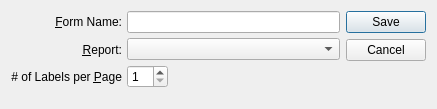
<?xml version="1.0" encoding="UTF-8"?>
<ui version="4.0">
 <comment>This file is part of the xTuple ERP: PostBooks Edition, a free and
open source Enterprise Resource Planning software suite,
Copyright (c) 1999-2019 by OpenMFG LLC, d/b/a xTuple.
It is licensed to you under the Common Public Attribution License
version 1.0, the full text of which (including xTuple-specific Exhibits)
is available at www.xtuple.com/CPAL.  By using this software, you agree
to be bound by its terms.</comment>
 <class>labelForm</class>
 <widget class="QDialog" name="labelForm">
  <property name="geometry">
   <rect>
    <x>0</x>
    <y>0</y>
    <width>437</width>
    <height>109</height>
   </rect>
  </property>
  <property name="windowTitle">
   <string>Label Form</string>
  </property>
  <layout class="QGridLayout" name="gridLayout">
   <item row="0" column="0">
    <layout class="QVBoxLayout">
     <property name="spacing">
      <number>0</number>
     </property>
     <item>
      <layout class="QHBoxLayout">
       <property name="spacing">
        <number>5</number>
       </property>
       <item>
        <layout class="QVBoxLayout">
         <item>
          <widget class="QLabel" name="_formNameLit">
           <property name="text">
            <string>&amp;Form Name:</string>
           </property>
           <property name="alignment">
            <set>Qt::AlignRight|Qt::AlignTrailing|Qt::AlignVCenter</set>
           </property>
           <property name="buddy">
            <cstring>_name</cstring>
           </property>
          </widget>
         </item>
         <item>
          <widget class="QLabel" name="_reportLit">
           <property name="text">
            <string>&amp;Report:</string>
           </property>
           <property name="alignment">
            <set>Qt::AlignRight|Qt::AlignTrailing|Qt::AlignVCenter</set>
           </property>
           <property name="buddy">
            <cstring>_report</cstring>
           </property>
          </widget>
         </item>
         <item>
          <widget class="QLabel" name="_numOfLabelsLit">
           <property name="text">
            <string># of Labels per &amp;Page</string>
           </property>
           <property name="alignment">
            <set>Qt::AlignRight|Qt::AlignTrailing|Qt::AlignVCenter</set>
           </property>
           <property name="buddy">
            <cstring>_report</cstring>
           </property>
          </widget>
         </item>
        </layout>
       </item>
       <item>
        <layout class="QVBoxLayout">
         <property name="spacing">
          <number>5</number>
         </property>
         <item>
          <widget class="XLineEdit" name="_name"/>
         </item>
         <item>
          <widget class="XComboBox" name="_report">
           <property name="type">
            <enum>XComboBox::Reports</enum>
           </property>
          </widget>
         </item>
         <item>
          <layout class="QHBoxLayout">
           <property name="spacing">
            <number>0</number>
           </property>
           <item>
            <widget class="QSpinBox" name="_labelsPerPage">
             <property name="minimum">
              <number>1</number>
             </property>
            </widget>
           </item>
           <item>
            <spacer>
             <property name="orientation">
              <enum>Qt::Horizontal</enum>
             </property>
             <property name="sizeType">
              <enum>QSizePolicy::Expanding</enum>
             </property>
             <property name="sizeHint" stdset="0">
              <size>
               <width>31</width>
               <height>10</height>
              </size>
             </property>
            </spacer>
           </item>
          </layout>
         </item>
        </layout>
       </item>
      </layout>
     </item>
     <item>
      <spacer>
       <property name="orientation">
        <enum>Qt::Vertical</enum>
       </property>
       <property name="sizeType">
        <enum>QSizePolicy::Expanding</enum>
       </property>
       <property name="sizeHint" stdset="0">
        <size>
         <width>20</width>
         <height>16</height>
        </size>
       </property>
      </spacer>
     </item>
    </layout>
   </item>
   <item row="0" column="1">
    <widget class="QDialogButtonBox" name="_buttonBox">
     <property name="orientation">
      <enum>Qt::Vertical</enum>
     </property>
     <property name="standardButtons">
      <set>QDialogButtonBox::Cancel|QDialogButtonBox::Save</set>
     </property>
    </widget>
   </item>
  </layout>
 </widget>
 <layoutdefault spacing="6" margin="11"/>
 <customwidgets>
  <customwidget>
   <class>XComboBox</class>
   <extends>QComboBox</extends>
   <header>xcombobox.h</header>
  </customwidget>
  <customwidget>
   <class>XLineEdit</class>
   <extends>QLineEdit</extends>
   <header>xlineedit.h</header>
   <container>1</container>
  </customwidget>
 </customwidgets>
 <tabstops>
  <tabstop>_name</tabstop>
  <tabstop>_report</tabstop>
  <tabstop>_labelsPerPage</tabstop>
 </tabstops>
 <resources/>
 <connections>
  <connection>
   <sender>_buttonBox</sender>
   <signal>rejected()</signal>
   <receiver>labelForm</receiver>
   <slot>reject()</slot>
   <hints>
    <hint type="sourcelabel">
     <x>390</x>
     <y>56</y>
    </hint>
    <hint type="destinationlabel">
     <x>218</x>
     <y>54</y>
    </hint>
   </hints>
  </connection>
 </connections>
</ui>
